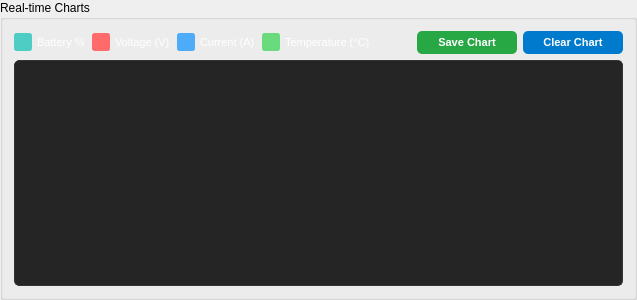
            <widget class="QGroupBox" name="groupBox_battery_chart">
          <property name="sizePolicy">
           <sizepolicy hsizetype="Preferred" vsizetype="Fixed">
            <horstretch>0</horstretch>
            <verstretch>0</verstretch>
           </sizepolicy>
          </property>
          <property name="title">
           <string>Real-time Charts</string>
          </property>
          <property name="minimumSize">
           <size>
            <width>0</width>
            <height>300</height>
           </size>
          </property>
          <property name="maximumSize">
           <size>
            <width>16777215</width>
            <height>300</height>
           </size>
          </property>
          <layout class="QVBoxLayout" name="verticalLayout_battery_chart">
           <item>
            <layout class="QHBoxLayout" name="horizontalLayout_chart_controls">
             <item>
              <widget class="QCheckBox" name="checkBox_show_battery">
               <property name="text">
                <string>Battery %</string>
               </property>
               <property name="checked">
                <bool>true</bool>
               </property>
               <property name="styleSheet">
                <string>QCheckBox {
    color: #FFFFFF;
    font-size: 11px;
    spacing: 5px;
}
QCheckBox::indicator {
    width: 14px;
    height: 14px;
}
QCheckBox::indicator:unchecked {
    border: 2px solid #555555;
    background-color: #2B2B2B;
    border-radius: 3px;
}
QCheckBox::indicator:checked {
    border: 2px solid #4ECDC4;
    background-color: #4ECDC4;
    border-radius: 3px;
}
QCheckBox::indicator:checked:hover {
    background-color: #4ECDC4;
    opacity: 0.8;
}</string>
               </property>
              </widget>
             </item>
             <item>
              <widget class="QCheckBox" name="checkBox_show_voltage">
               <property name="text">
                <string>Voltage (V)</string>
               </property>
               <property name="checked">
                <bool>true</bool>
               </property>
               <property name="styleSheet">
                <string>QCheckBox {
    color: #FFFFFF;
    font-size: 11px;
    spacing: 5px;
}
QCheckBox::indicator {
    width: 14px;
    height: 14px;
}
QCheckBox::indicator:unchecked {
    border: 2px solid #555555;
    background-color: #2B2B2B;
    border-radius: 3px;
}
QCheckBox::indicator:checked {
    border: 2px solid #FF6B6B;
    background-color: #FF6B6B;
    border-radius: 3px;
}
QCheckBox::indicator:checked:hover {
    background-color: #FF6B6B;
    opacity: 0.8;
}</string>
               </property>
              </widget>
             </item>
             <item>
              <widget class="QCheckBox" name="checkBox_show_current">
               <property name="text">
                <string>Current (A)</string>
               </property>
               <property name="checked">
                <bool>true</bool>
               </property>
               <property name="styleSheet">
                <string>QCheckBox {
    color: #FFFFFF;
    font-size: 11px;
    spacing: 5px;
}
QCheckBox::indicator {
    width: 14px;
    height: 14px;
}
QCheckBox::indicator:unchecked {
    border: 2px solid #555555;
    background-color: #2B2B2B;
    border-radius: 3px;
}
QCheckBox::indicator:checked {
    border: 2px solid #4DABF7;
    background-color: #4DABF7;
    border-radius: 3px;
}
QCheckBox::indicator:checked:hover {
    background-color: #4DABF7;
    opacity: 0.8;
}</string>
               </property>
              </widget>
             </item>
             <item>
              <widget class="QCheckBox" name="checkBox_show_temperature">
               <property name="text">
                <string>Temperature (°C)</string>
               </property>
               <property name="checked">
                <bool>true</bool>
               </property>
               <property name="styleSheet">
                <string>QCheckBox {
    color: #FFFFFF;
    font-size: 11px;
    spacing: 5px;
}
QCheckBox::indicator {
    width: 14px;
    height: 14px;
}
QCheckBox::indicator:unchecked {
    border: 2px solid #555555;
    background-color: #2B2B2B;
    border-radius: 3px;
}
QCheckBox::indicator:checked {
    border: 2px solid #69DB7C;
    background-color: #69DB7C;
    border-radius: 3px;
}
QCheckBox::indicator:checked:hover {
    background-color: #69DB7C;
    opacity: 0.8;
}</string>
               </property>
              </widget>
             </item>
             <item>
              <spacer name="horizontalSpacer_chart_controls">
               <property name="orientation">
                <enum>Qt::Horizontal</enum>
               </property>
               <property name="sizeHint" stdset="0">
                <size>
                 <width>40</width>
                 <height>20</height>
                </size>
               </property>
              </spacer>
             </item>
             <item>
              <widget class="QPushButton" name="pushButton_save_chart">
               <property name="text">
                <string>Save Chart</string>
               </property>
               <property name="minimumSize">
                <size>
                 <width>100</width>
                 <height>0</height>
                </size>
               </property>
               <property name="styleSheet">
                <string>QPushButton {
    background-color: #28A745;
    color: white;
    border: none;
    border-radius: 5px;
    padding: 5px 10px;
    font-size: 11px;
    font-weight: bold;
}
QPushButton:hover {
    background-color: #218838;
}
QPushButton:pressed {
    background-color: #1E7E34;
}</string>
               </property>
              </widget>
             </item>
             <item>
              <widget class="QPushButton" name="pushButton_clear_chart">
               <property name="text">
                <string>Clear Chart</string>
               </property>
               <property name="minimumSize">
                <size>
                 <width>100</width>
                 <height>0</height>
                </size>
               </property>
                               <property name="styleSheet">
                 <string>QPushButton {
     background-color: #007ACC;
     color: white;
     border: none;
     border-radius: 5px;
     padding: 5px 10px;
     font-size: 11px;
     font-weight: bold;
 }
 QPushButton:hover {
     background-color: #005A9E;
 }
 QPushButton:pressed {
     background-color: #004578;
 }</string>
                </property>
              </widget>
             </item>
            </layout>
           </item>
           <item>
            <widget class="QWidget" name="widget_battery_chart_container">
             <property name="styleSheet">
              <string>QWidget {
    background-color: #252526;
    border: 1px solid #333333;
    border-radius: 5px;
}</string>
             </property>
             <layout class="QVBoxLayout" name="verticalLayout_chart_placeholder">
              <property name="spacing">
               <number>0</number>
              </property>
              <property name="leftMargin">
               <number>5</number>
              </property>
              <property name="topMargin">
               <number>5</number>
              </property>
              <property name="rightMargin">
               <number>5</number>
              </property>
              <property name="bottomMargin">
               <number>5</number>
              </property>
             </layout>
            </widget>
           </item>
          </layout>
         </widget>
